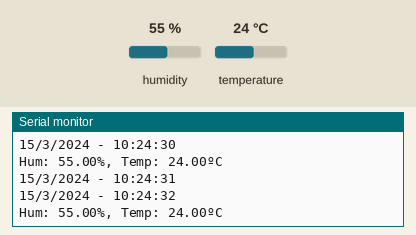
Bench run of a sketch on a simulated Arduino Uno, built with avr-gcc and run on an emulated ATmega328P. Parts: the last lines printed to the serial monitor. The test bench sets the inputs (shaded band); at power-on: humidity 55 %, temperature 24 °C. The local clock reads 2024-03-15 10:24:30 at power-on unless the sketch sets it.

Above: at 2.8 s.
2.9 s: humidity set to 22 %
At 3.6 s:
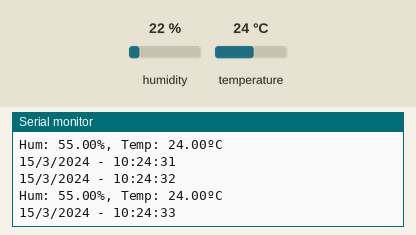
5.6 s: temperature set to 12 °C
At 7.4 s:
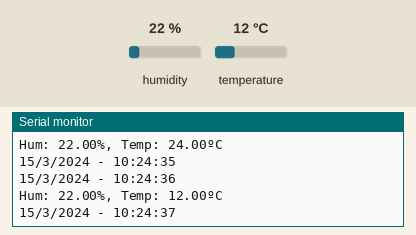
8.3 s: humidity set to 40 %
At 9.9 s:
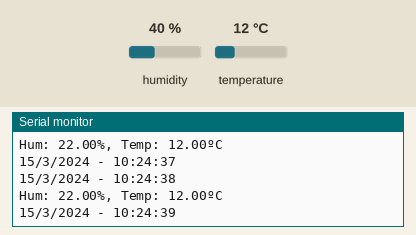
Timing chart, 0 to 11.4 s (numbered marks = the images above; inputs shaded):
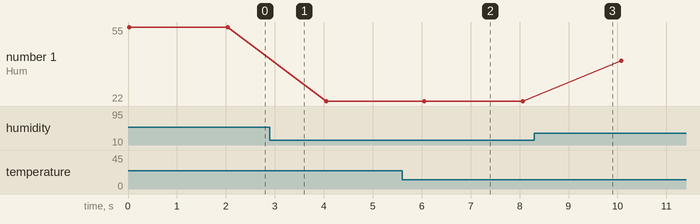

Measured:
- after the input at 5.6 s, the serial monitor: prints a new line after 0.46 s (image 2)
- plotted number 1: 55 → 22 after the input at 2.9 s

The sketch:

main.ino
```cpp
//Include auxiliar modules
#include "auxiliar.h"

//Set DS1302 RTC module
#include <virtuabotixRTC.h>
//Set module pins on CLK: 6 , DAT: 7, Reset: 8
virtuabotixRTC myRTC(6, 7, 8);

void setup() {

  Serial.begin(9600);

}

void loop() {

  //update time measure
  myRTC.updateTime();
  //get a time log
  String timeLog= String(myRTC.dayofmonth) + "/" + String(myRTC.month) + "/" + String(myRTC.year) + " - " + myRTC.hours + ":" + myRTC.minutes  + ":" + myRTC.seconds;
  //print out time log
  Serial.println(timeLog);

  //print temperature and humidity measure (only available every 2 seconds)
  tempMeasuring(myRTC.seconds);

  //wait a second between measurements.
  delay(1000);
}
```

auxiliar.h
```cpp
//Import general modules
#include <math.h>

//Set DTH sensor
#include "DHT.h"
//Set sensor pin on 2
#define DHTPIN 2
//Set on DHT22
#define DHTTYPE DHT22
//Initialize DHT sensor
DHT dht(DHTPIN, DHTTYPE);

void tempMeasuring(int second){
  dht.begin();

  if (fmod(second,2)==0){

      float h = dht.readHumidity();
      // Read temperature as Celsius the default (isFahrenheit = false)
       float t = dht.readTemperature();

      // Check if any reads failed and exit early (to try again).
      if (isnan(h) || isnan(t) ) {
        Serial.println(F("Failed to read from DHT sensor!"));
        return;
      }

      String humTempLog= "Hum: " + String(h) + "%, Temp: " + String(t) +"ºC";

      Serial.println(humTempLog);
    }

  }
```
